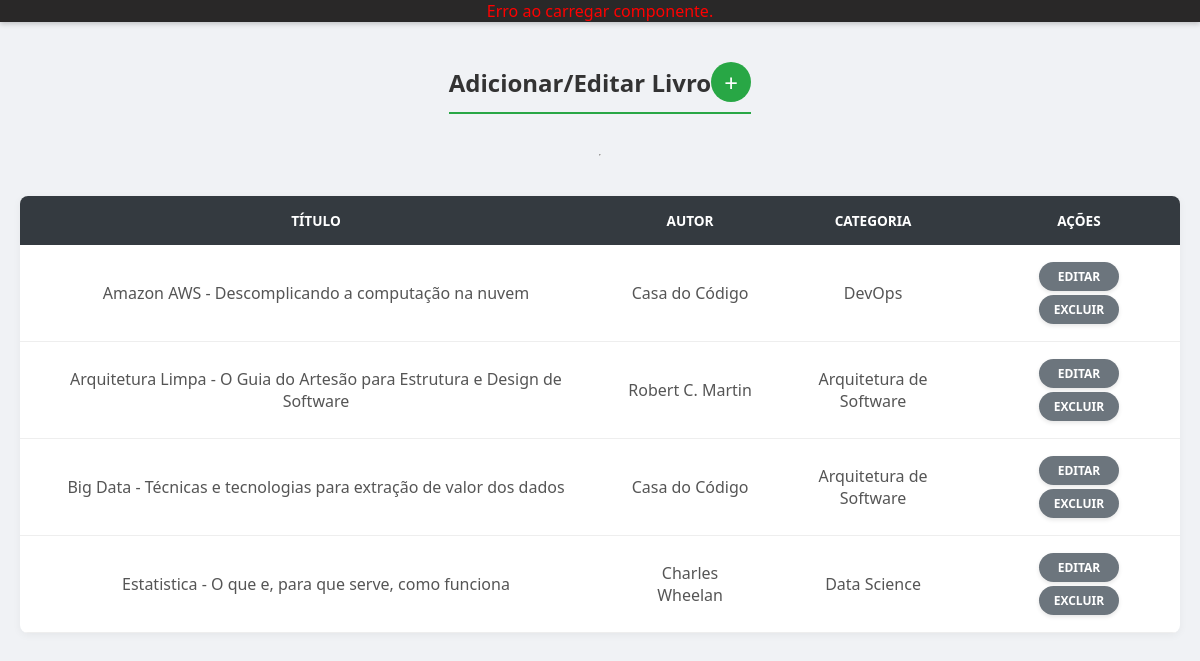
Page /public/templates/biblioteca/admin/mybooksAdmin.php (signed in) on the earlier database version.
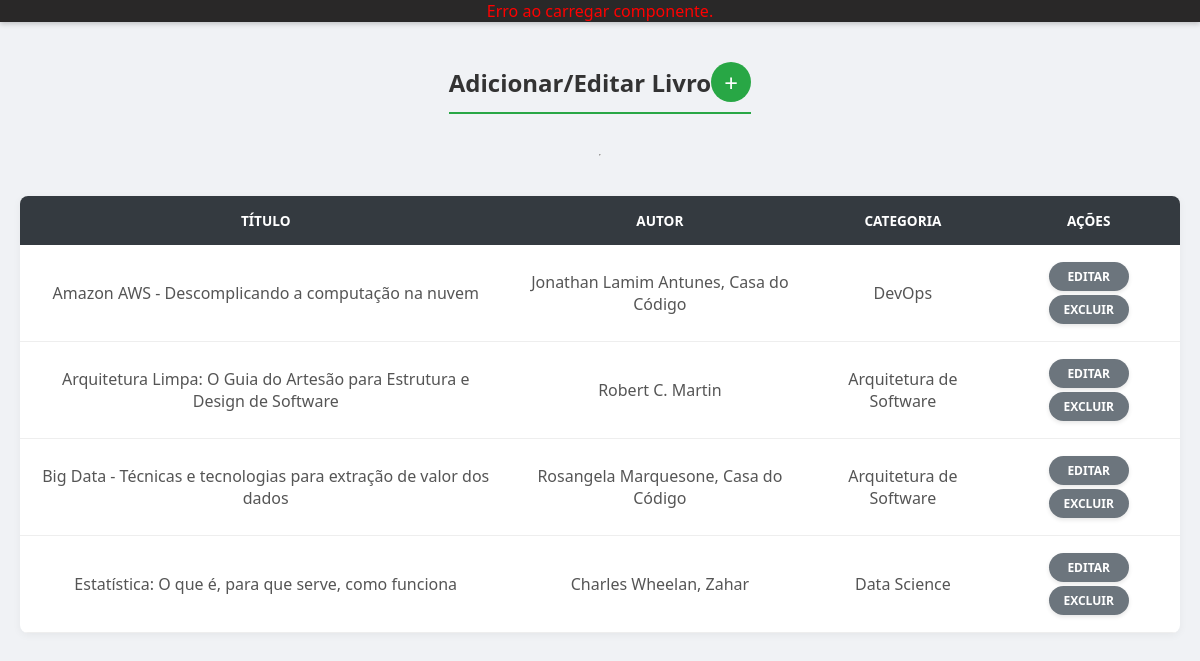
Same page on the later database version.
### tables this page shows
CREATE TABLE `livro` (
  `id_livro` int(11) NOT NULL,
  `titulo` varchar(255) NOT NULL,
  `descricao` varchar(1000) NOT NULL,
  `data_publi` date NOT NULL,
  `categoria` int(11) NOT NULL,
  `pdf` varchar(255) NOT NULL
);

CREATE TABLE `autor` (
  `id_autor` int(11) NOT NULL,
  `nome_autor` varchar(50) NOT NULL
);

CREATE TABLE `categoria` (
  `id_categoria` int(11) NOT NULL,
  `nome_categoria` varchar(30) NOT NULL
);

### public/templates/biblioteca/admin/mybooksAdmin.php (the view, shortened to what this page needs)
<?php
require_once '../../../api/conection/conectionBD.php';
$livros = [];
$sqlLivros = "SELECT l.*, c.nome_categoria, a.nome_autor, a.id_autor
              FROM livro l
              LEFT JOIN categoria c ON l.categoria = c.id_categoria
              LEFT JOIN escritor e ON l.id_livro = e.livro
              LEFT JOIN autor a ON e.autor = a.id_autor
              ORDER BY l.titulo";
$res = $con->query($sqlLivros);
while ($r = $res->fetch_assoc()) $livros[] = $r;
?>
<!DOCTYPE html>
<html lang="pt-BR">
<head>
    <link rel="stylesheet" href="styles/style.css">
    <link rel="stylesheet" href="styles/cards.css">
    <link rel="stylesheet" href="styles/livros.css">
</head>
<body>
    <header id="header-placeholder"></header>
    <main class="painel-admin">
        <h2>Adicionar/Editar Livro <button id="btn-toggle-cadastro" type="button">+</button></h2>
        <hr style="margin:20px 0;">
        <div class="table-responsive">
            <table class="admin-table">
                <thead>
                    <tr><th>Título</th><th>Autor</th><th>Categoria</th><th>Ações</th></tr>
                </thead>
                <tbody>
                    <?php if (empty($livros)): ?>
                        <tr><td colspan="4" align="center">Nenhum livro cadastrado.</td></tr>
                    <?php else: ?>
                        <?php foreach ($livros as $livro): ?>
                            <tr>
                                <td><?php echo htmlspecialchars($livro['titulo']); ?></td>
                                <td><?php echo htmlspecialchars($livro['nome_autor'] ?? 'N/A'); ?></td>
                                <td><?php echo htmlspecialchars($livro['nome_categoria']); ?></td>
                                <td>
                                    <button type="button" onclick='editarLivro(<?php echo json_encode($livro); ?>)' class="btn-small">Editar</button>
                                    <form method="POST" style="display:inline;" onsubmit="return confirm('Tem certeza?');">
                                        <button class="btn-delete">Excluir</button>
                                    </form>
                                </td>
                            </tr>
                        <?php endforeach; ?>
                    <?php endif; ?>
                </tbody>
            </table>
        </div>
    </main>
</body>
</html>

Differences in the rows shown:
changed livro "Amazon AWS - Descomplicando a computação na nuvem": autor.nome_autor "Casa do Código" → "Jonathan Lamim Antunes, Casa do Código"
changed livro "Robert C. Martin": titulo "Arquitetura Limpa - O Guia do Artesão para Estrutura e Design de Software" → "Arquitetura Limpa: O Guia do Artesão para Estrutura e Design de Software"
changed livro "Big Data - Técnicas e tecnologias para extração de valor dos dados": autor.nome_autor "Casa do Código" → "Rosangela Marquesone, Casa do Código"
changed livro "Data Science": titulo "Estatistica - O que e, para que serve, como funciona" → "Estatística: O que é, para que serve, como funciona"; autor.nome_autor "Charles Wheelan" → "Charles Wheelan, Zahar"
